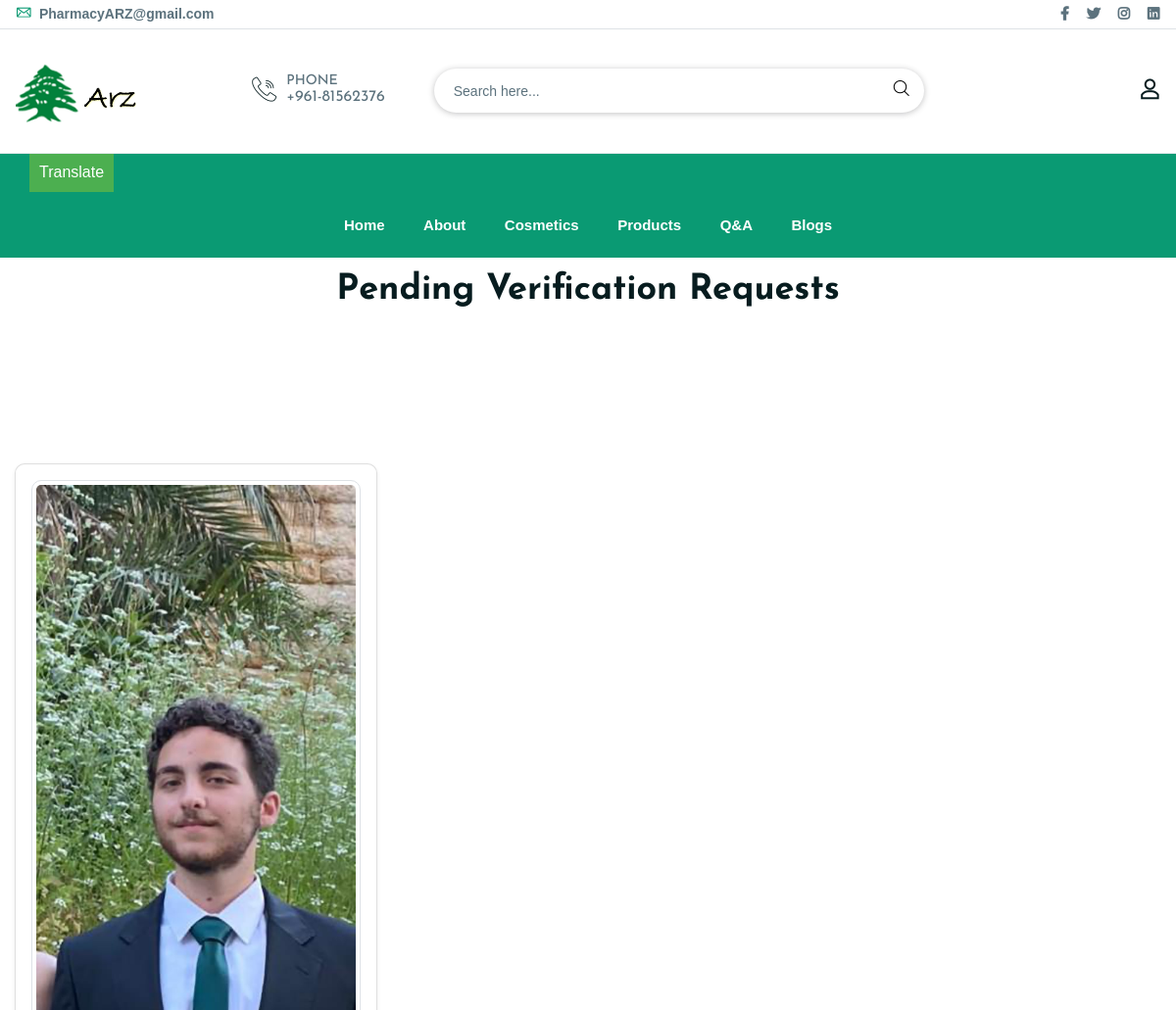
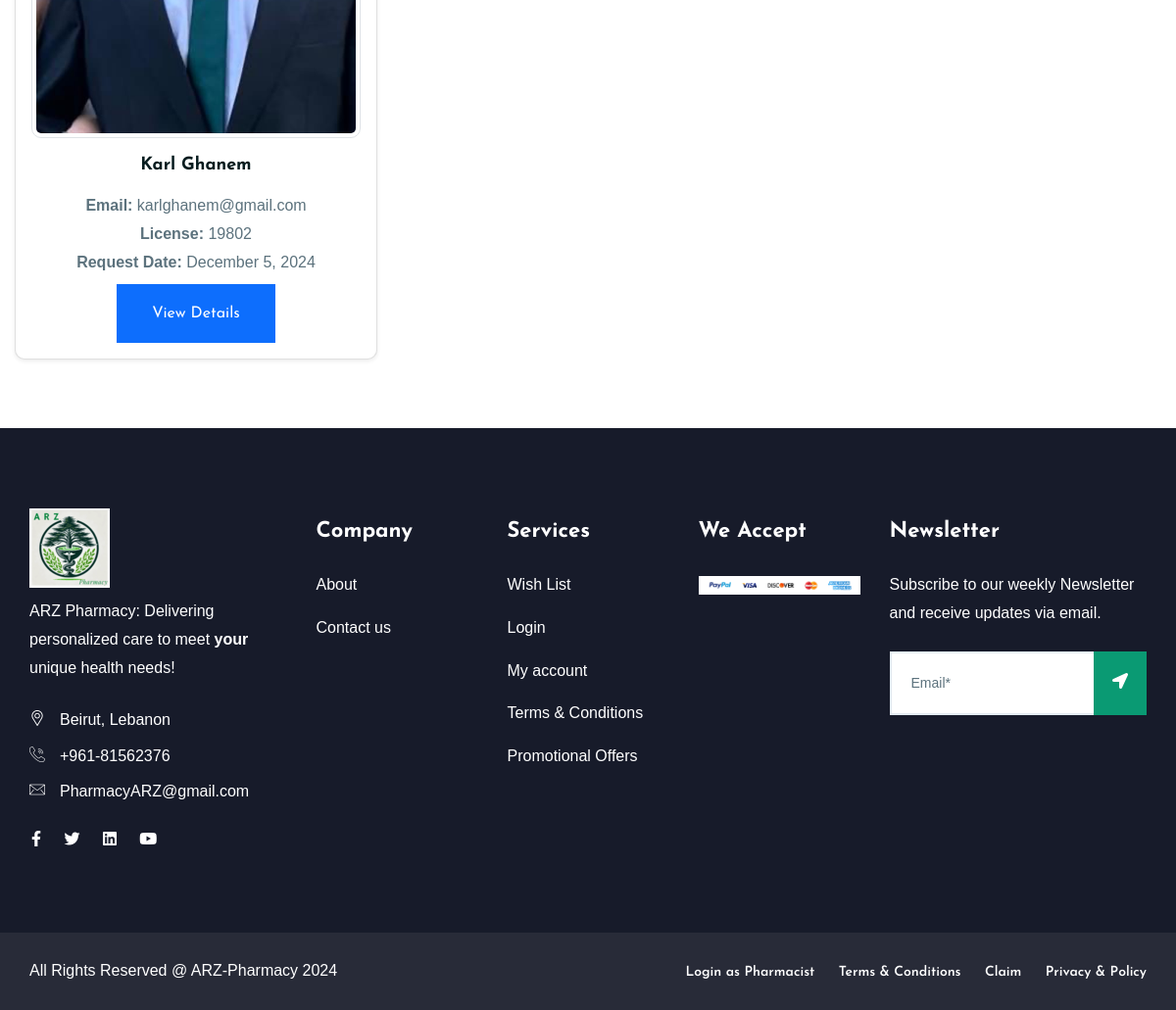
The page /ARZ/verificationRequests.php (signed in) on the database its author committed (2 pictures, top to bottom).
### tables this page shows
CREATE TABLE `pharmacist_verification_requests` (
  `id` int(11) NOT NULL,
  `first_name` varchar(50) NOT NULL,
  `last_name` varchar(50) NOT NULL,
  `birth_date` date DEFAULT NULL,
  `email` varchar(100) NOT NULL,
  `password` varchar(255) NOT NULL,
  `profile_picture` varchar(255) DEFAULT NULL,
  `license_number` varchar(50) NOT NULL,
  `phone_number` varchar(15) NOT NULL,
  `address` text NOT NULL,
  `degree` text NOT NULL,
  `certifications` text DEFAULT NULL,
  `request_date` timestamp NOT NULL DEFAULT current_timestamp(),
  `status` enum('pending','approved','rejected') DEFAULT 'pending',
  `reviewed_by` int(11) DEFAULT NULL,
  `review_date` timestamp NOT NULL DEFAULT '0000-00-00 00:00:00',
  `comments` text DEFAULT NULL
);

### ARZ/verificationRequests.php (the view, shortened to what this page needs)
<?php
include("./connection.php");
$sql_requests = "SELECT id, first_name, last_name, email, license_number, profile_picture, request_date, birth_date FROM pharmacist_verification_requests WHERE status = 'pending'";
$result_requests = $conn->query($sql_requests);
?>
<div class="ltn__breadcrumb-area text-left bg-overlay-white-30 bg-image"
    style="background: url('img/bg/requests.jpg') center/cover no-repeat; padding: 10px 0; text-align: center;">
    <div class="container">
        <h1 class="page-title" style="margin: 0;">Pending Verification Requests</h1>
    </div>
</div>
<div class="liton__wishlist-area pb-70">
    <div class="container">
        <div class="row g-4 mt-3">
            <?php if ($result_requests->num_rows > 0): ?>
                <?php while ($request = $result_requests->fetch_assoc()): ?>
                    <div class="col-md-4">
                        <div class="card shadow-sm" style="border-radius: 10px;">
                            <div class="card-body text-center">
                                <img src="<?php echo htmlspecialchars($request['profile_picture']); ?>"
                                     alt="Profile Picture"
                                     class="img-thumbnail mb-3"
                                     style="width: 100%; height: auto; border-radius: 10px;">
                                <h5 class="card-title mb-3"><?php echo htmlspecialchars($request['first_name'] . " " . $request['last_name']); ?></h5>
                                <p class="mb-2">
                                    <strong>Email:</strong> <?php echo htmlspecialchars($request['email']); ?><br>
                                    <strong>License:</strong> <?php echo htmlspecialchars($request['license_number']); ?><br>
                                    <strong>Request Date:</strong> <?php echo htmlspecialchars(date("F j, Y", strtotime($request['request_date']))); ?>
                                </p>
                                <button type="button"
                                        class="btn btn-primary btn-sm view-details-btn"
                                        data-id="<?php echo $request['id']; ?>">
                                    View Details
                                </button>
                            </div>
                        </div>
                    </div>
                <?php endwhile; ?>
            <?php else: ?>
                <p class="text-center">No pending verification requests at the moment.</p>
            <?php endif; ?>
        </div>
    </div>
</div>
<?php
include("./pharmacist_footer.php");
?>

### ARZ/css/responsive.css (style rules this page uses)
@media (min-width: 1200px) { .container { max-width: 1200px; } }

### rows shown on the page
pharmacist_verification_requests: profile_picture (picture), first_name+last_name "Karl Ghanem", email "karlghanem@gmail.com", license_number "19802", request_date "December 5, 2024"
